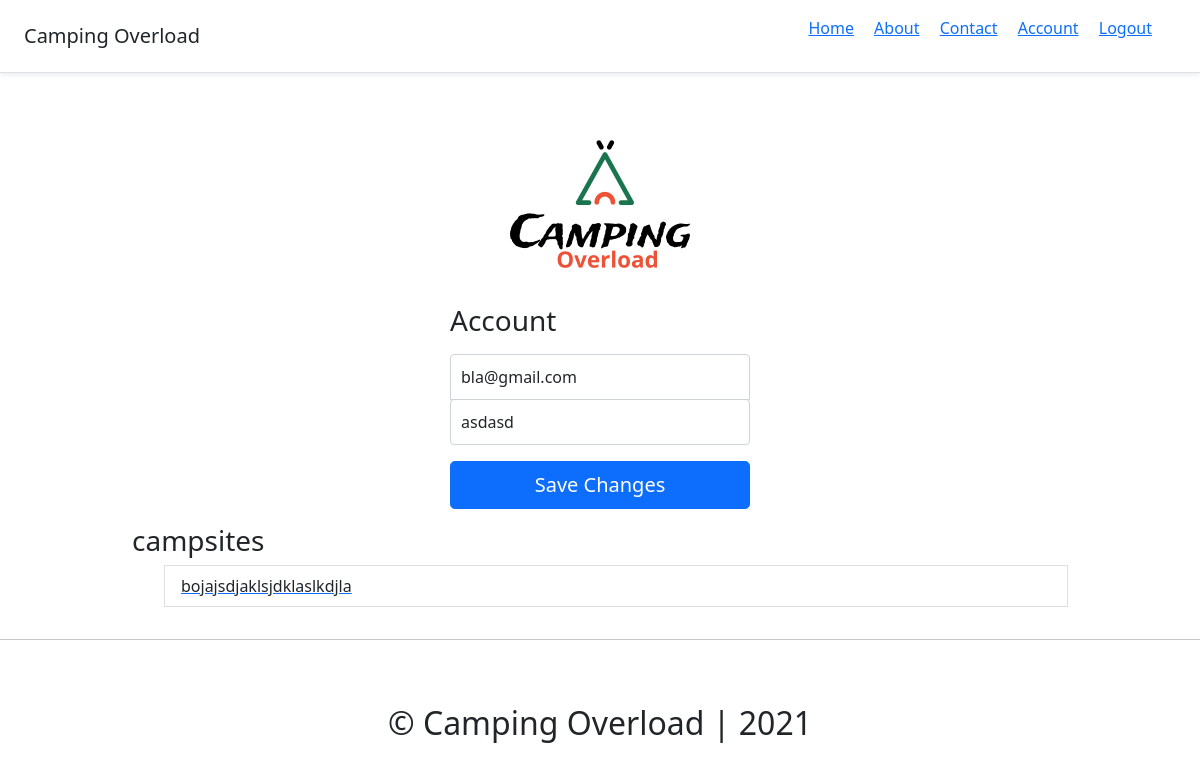
The app's page /account/ (signed in), older data.
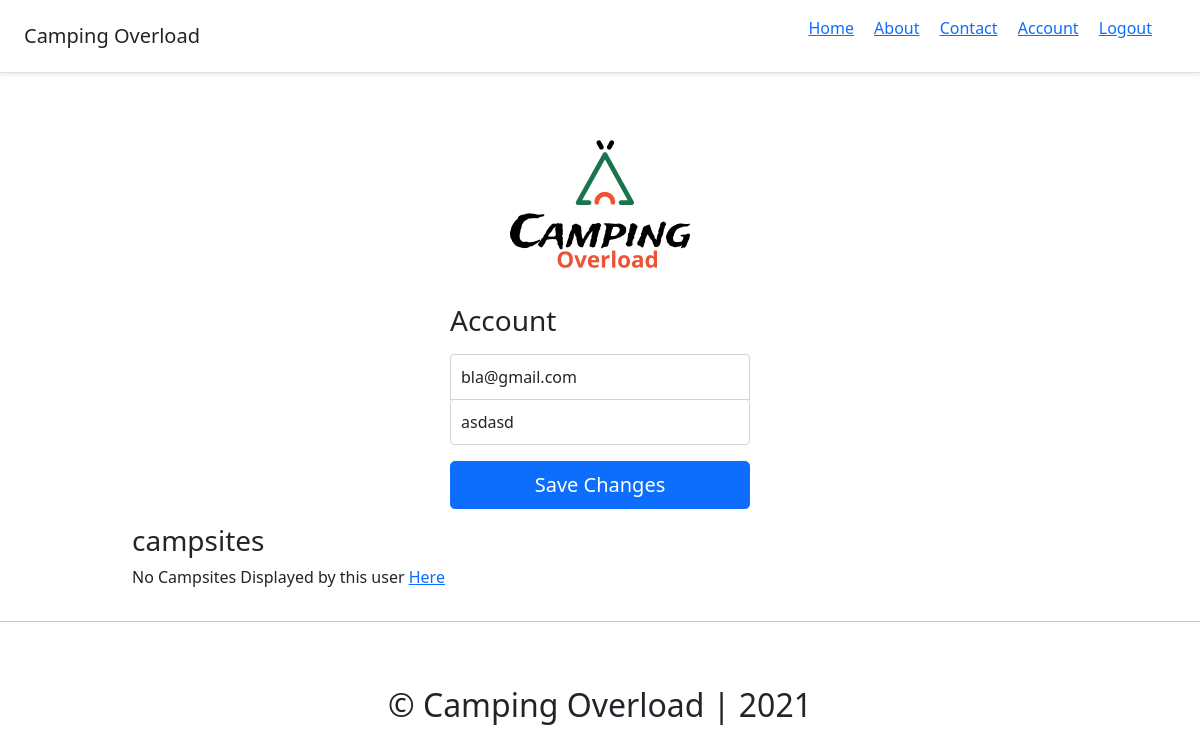
The same page, newer data.
### destination/models.py (models this page shows)
class BlogPost(models.Model):
    title               = models.CharField(max_length=50, null=False, blank=False)
    body                = models.TextField(max_length=5000, null=False, blank=False)
    image               = models.ImageField(upload_to=upload_location, null=False, blank=False)
    date_published      = models.DateTimeField(auto_now_add=True, verbose_name="date published")
    date_updated        = models.DateTimeField(auto_now=True,verbose_name="date updated")
    author              = models.ForeignKey(settings.AUTH_USER_MODEL, on_delete=models.CASCADE)
    slug                = models.SlugField(blank=True, unique=True)
    def __str__(self):
        return self.title

### account/views.py (the view)
# urls.py: path('account/', account_view, name="account"),
def account_view(request):
    if not request.user.is_authenticated:
        return redirect("login")
    context = {}
    if request.POST:
        form = AccountUpdateForm(request.POST, instance=request.user)
        if form.is_valid():
            form.save()
    else:
        form = AccountUpdateForm(
            initial = {
                "email": request.user.email,
                "username":request.user.username,
                }
        )
    context['account_form'] = form
    campsites = BlogPost.objects.filter(author = request.user)
    context['campsites'] = campsites
    return render(request, 'accounts/account.html',context)

### account/forms.py (shortened to what this page needs)
class AccountUpdateForm(forms.ModelForm):
    class Meta:
        model = Account
        fields = ('email','username')

### account/templates/accounts/account.html (shortened to what this page needs)
{% extends 'base.html'%}
{%block content%}
<form class="form-signin" method="post">
    <div class="column">
      <img class ="mx-auto d-block" src="/static/images/logo.png" alt="image"/>
    </div>
    <h1 class="h3 mb-3 fw-normal">Account</h1>
    <input type="email" name="email" id="inputEmail" class="form-control" placeholder="Email address" required autofocus value={{account_form.initial.email}}>
    <input type="text" name="username" id="inputUsername" class="form-control" placeholder="Username" required value="{{account_form.initial.username}}">
    <button class="w-100 btn btn-lg btn-primary" type="submit">Save Changes</button>
  </form>
<div class="container">
    <div class="row">
        <div class="campsites">
            <h3>campsites</h3>
            {% if campsites %}
            <ul>
                {% for post in campsites %}
                    <a href="{% url 'destination:description' post.slug %}">
                        <li class="list-group-item">{{post}}</li>
                    </a>
                {% endfor %}
            </ul>
            {% else %}
                <p>No Campsites Displayed by this user <a href="{% url 'destination:create' %}">Here</a></p>
            {% endif %}
        </div>
    </div>
</div>
{%endblock content%}

Row changes from the older to the newer data that the page shows:
removed BlogPost: title "bojajsdjaklsjdklaslkdjla"
Text that changed along with them:
text now shown: "No Campsites Displayed by this user Here"
